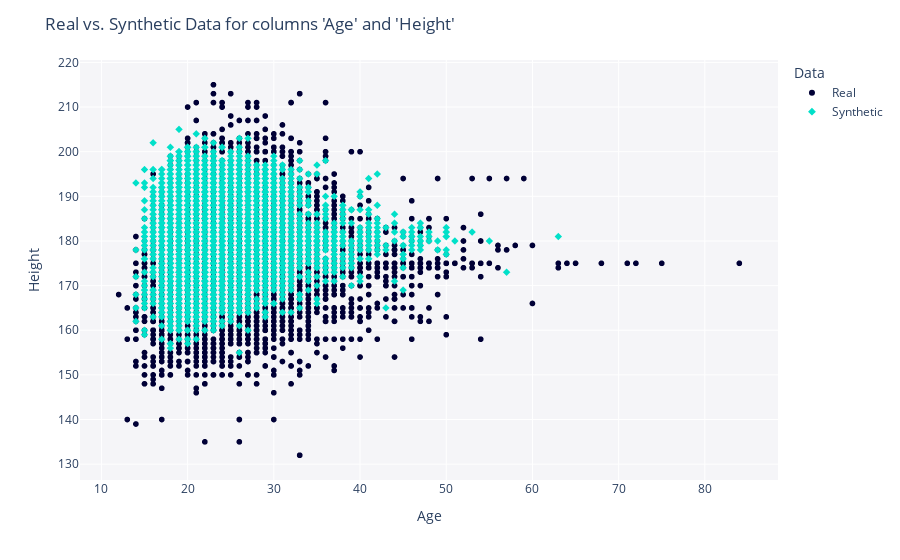

This figure's notebook cell:
### Markdown cell above
### Height vs Age

### Code cell
get_column_pair_plot(
    real_data=df_real,
    synthetic_data=df_fake,
    columns=['Age', 'Height'],
    metadata=metadata 
)

### Figure 1 — Plotly figure (JSON) as saved in the notebook; plotly's stock layout.template omitted (floating-point values rounded to 4 significant figures; data arrays with more than 128 entries replaced by an {"elided": "..."} marker saying what was removed)
{"data": [{"hovertemplate": "Data=Real<br>Age=%{x}<br>Height=%{y}<extra></extra>", "legendgroup": "Real", "marker": {"color": "#000036", "symbol": "circle"}, "mode": "markers", "name": "Real", "showlegend": true, "type": "scattergl", "x": {"elided": "10000 int values"}, "xaxis": "x", "y": {"elided": "10000 int values"}, "yaxis": "y"}, {"hovertemplate": "Data=Synthetic<br>Age=%{x}<br>Height=%{y}<extra></extra>", "legendgroup": "Synthetic", "marker": {"color": "#01E0C9", "symbol": "diamond"}, "mode": "markers", "name": "Synthetic", "showlegend": true, "type": "scattergl", "x": {"elided": "10032 int values"}, "xaxis": "x", "y": {"elided": "10032 int values"}, "yaxis": "y"}], "layout": {"legend": {"title": {"text": "Data"}, "tracegroupgap": 0}, "margin": {"t": 60}, "plot_bgcolor": "#F5F5F8", "title": {"text": "Real vs. Synthetic Data for columns 'Age' and 'Height'"}, "xaxis": {"anchor": "y", "domain": [0, 1], "title": {"text": "Age"}}, "yaxis": {"anchor": "x", "domain": [0, 1], "title": {"text": "Height"}}}}
